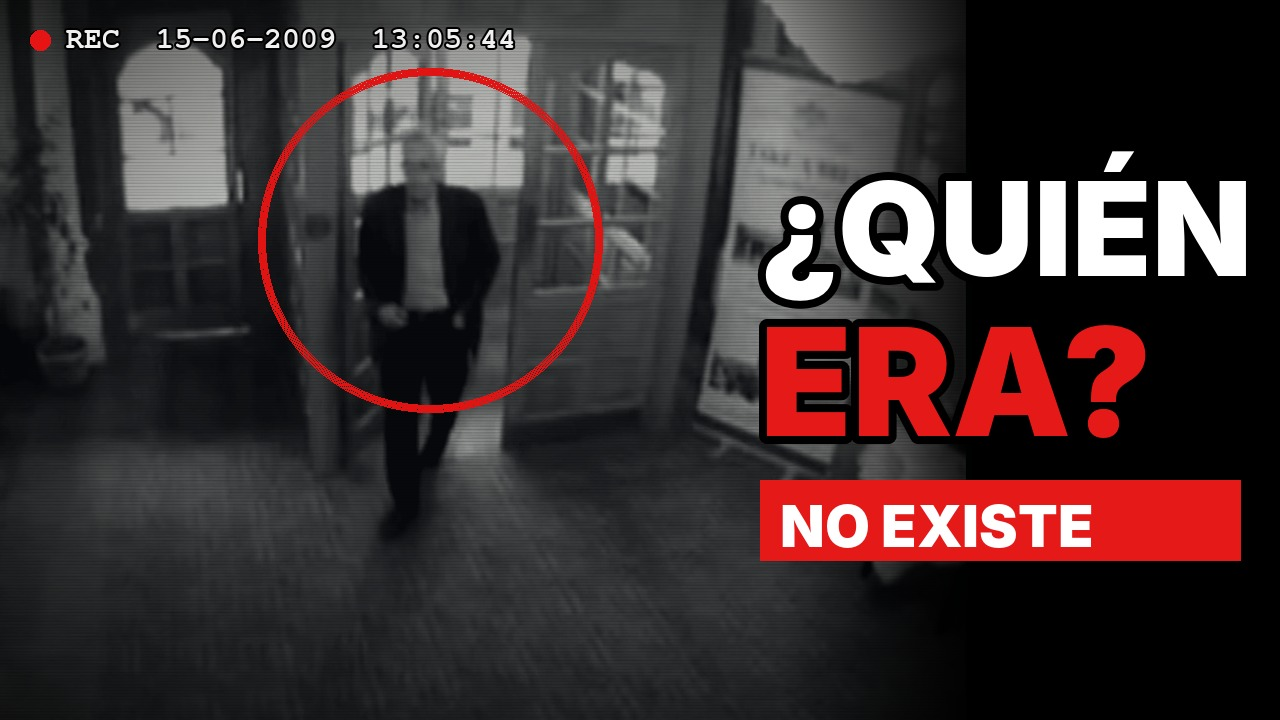
#> input picture peter_bergmann_portada.jpg, 1280 x 720 px
$ python -i plano.py   (imports and definitions only)
#> lines starting #> are read from the running program, lines starting #| are printed output that depends on the picture
#> further down, picture is the input picture: PIL image 1280x720 RGB; mean R, G, B 61.4, 48, 48.8
"""Kit de animación en ESTILO PLANO (como los canales de historias animadas) para Ridmer.

Se dibuja en un lienzo grande (1440x2560 vertical o 2560x1440 horizontal) y la cámara recorta y reduce al tamaño final,
así todo sale suave. Uso típico en un script de escena (lo llama tools/editar.py con: salida segundos W H):

    import sys; sys.path.insert(0, RUTA_APP)
    import plano as P
    sal, d, W, H = P.args()
    P.lienzo(W, H)
    fondo = P.ciudad_noche(P.CW * 2)
    def cuadro(t):
        img = fondo.crop((int(200 * t), 0, int(200 * t) + P.CW, P.CH)).copy()
        P.persona(img, P.CW * 0.4, P.SUELO(), 300, 'policia', 'camina', phi=t * 6.5)
        return P.camara(img, 1.1 + 0.05 * t, P.CW * 0.45, P.CH * 0.6)
    P.grabar(cuadro, sal, d)

Piezas: ciudad_noche, cielo_tormenta/nubes/lluvia/rayo, avion, selva, arroyo, mar, persona (8 tipos, poses camina,
corre, apunta, rodilla, manos_arriba, quieto, cae), carro (normal o policía), faro, luces_policia, niebla, camara
(zoom, paneo, sacudida), titulo_golpe (título que entra de golpe con destello), destello, vineta, grabar.
"""
import math, os, random, subprocess, sys
from PIL import Image, ImageChops, ImageDraw, ImageFilter, ImageFont

APP = os.path.dirname(os.path.abspath(__file__))
FUENTE = os.path.join(APP, '..', 'assets', 'InterDisplay-Black.otf')
if not os.path.exists(FUENTE):
    FUENTE = '/usr/share/fonts/truetype/dejavu/DejaVuSans-Bold.ttf'
FPS = 30
S = 2
W, H = 1080, 1920          # salida
CW, CH = 1440, 2560        # lienzo de dibujo
NAVY = (38, 50, 92)
NAVY_D = (27, 36, 68)
SKIN = (233, 190, 160)
SKIN_D = (205, 160, 130)
REFL = (226, 222, 70)
# [1 line not run here, left out]


# [11 lines left out: functions args, lienzo, not called in this run]


def SUELO():
    return int(CH * 0.86)


def ease(p):
    p = max(0.0, min(1.0, p))
    return p * p * (3 - 2 * p)


# ------------------------------------------------------------------ fondos
# [72 lines left out: functions fachadas, plaza, fondo_ciudad, niebla, not called in this run]


def ciudad_noche(ancho=None):
    return fondo_ciudad(ancho or CW * 2)


# [22 lines left out: functions degradado, cielo_tormenta, not called in this run]


_NUBES = {}


# [161 lines left out: functions nubes, lluvia, rayo, destello, avion, selva and 2 more, not called in this run]


def camara(img, zoom=1.0, cx=None, cy=None, sacudir=0.0, t=0.0):
    """Recorta el lienzo (zoom 1 = todo) centrado en cx, cy y lo reduce a W x H. sacudir: px de temblor."""
#> called with zoom = 1, sacudir = 0, t = 0
    cx = CW / 2 if cx is None else cx
    cy = CH / 2 if cy is None else cy
    if sacudir:
        cx += sacudir * math.sin(t * 53.0)
        cy += sacudir * math.cos(t * 47.0)
    w, h = CW / zoom, CH / zoom
    x0 = min(max(0, cx - w / 2), img.size[0] - w)
#> x0 = -160
    y0 = min(max(0, cy - h / 2), img.size[1] - h)
#> y0 = -1840
    return img.crop((int(x0), int(y0), int(x0 + w), int(y0 + h))).convert('RGB').resize((W, H), Image.LANCZOS)
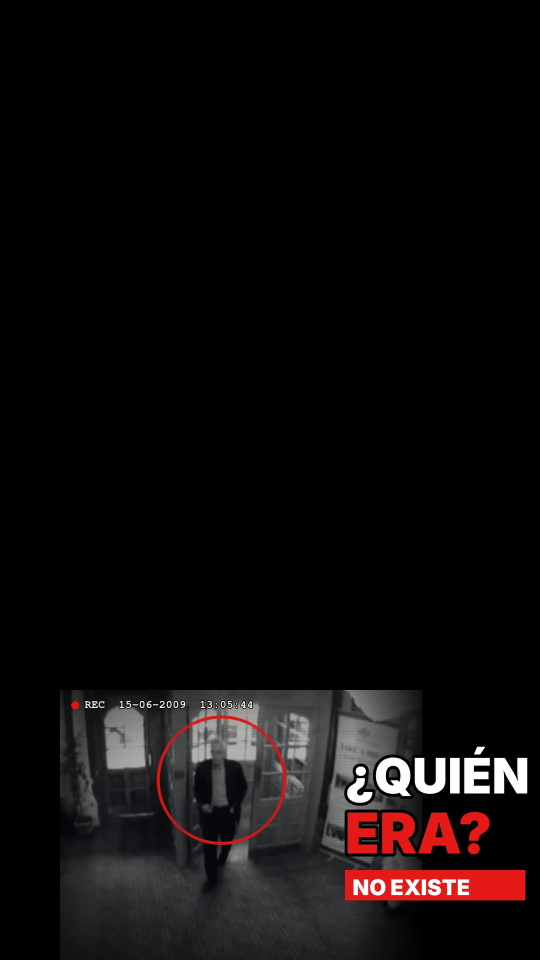
#> returned value: PIL image 1080x1920 RGB (shown at 1/2 size); mean R, G, B 15.4, 12, 12.2


_VIN = {}


# [128 lines left out: functions vineta, titulo_golpe, grabar, capsula, pierna, rueda and 3 more, not called in this run]


# ------------------------------------------------------------------ personajes v2
TIPOS = {
    'policia':    dict(camisa=(38, 50, 92), pantalon=(32, 42, 78), piel=(233, 190, 160), cabeza='gorra', extra='reflectivo', zapato=(22, 22, 28)),
    'soldado':    dict(camisa=(84, 96, 62), pantalon=(74, 84, 56), piel=(40, 40, 44), cabeza='casco', extra='chaleco', zapato=(30, 28, 24)),
    'mujer':      dict(camisa=(142, 46, 58), pantalon=(40, 36, 44), piel=(226, 180, 150), cabeza='pelo_largo', extra='abrigo', zapato=(30, 22, 22), fino=0.85),
    'nino':       dict(camisa=(232, 178, 60), pantalon=(60, 90, 150), piel=(214, 168, 130), cabeza='pelo_corto', extra='', zapato=(200, 60, 50), nino=True),
    'anciano':    dict(camisa=(120, 92, 70), pantalon=(80, 78, 84), piel=(222, 182, 156), cabeza='pelo_gris', extra='baston', zapato=(50, 36, 30), encorvado=0.18),
    'encapuchado': dict(camisa=(34, 34, 40), pantalon=(46, 48, 58), piel=(30, 28, 30), cabeza='capucha', extra='', zapato=(220, 220, 225)),
    'medico':     dict(camisa=(238, 240, 244), pantalon=(70, 150, 140), piel=(200, 150, 115), cabeza='pelo_corto', extra='bata', zapato=(230, 230, 235)),
    'senor':      dict(camisa=(54, 56, 66), pantalon=(46, 48, 58), piel=(190, 140, 105), cabeza='pelo_corto', extra='corbata', zapato=(26, 22, 20)),
}


def osc(c, f=0.72):
    return tuple(int(v * f) for v in c[:3])


# [247 lines left out: functions cap, _pierna, _pose, persona, polaroid_anim, not called in this run]


# ------------------------------------------------------------------ personajes v3 (con cara, de frente / 3/4)
try:
    from gente3 import figura, PERSONAS  # noqa: F401  (ver gente3.py)
except Exception:
    pass

>>> from PIL import Image
>>> picture = Image.open('../peter_bergmann_portada.jpg')
>>> result = camara(picture)
